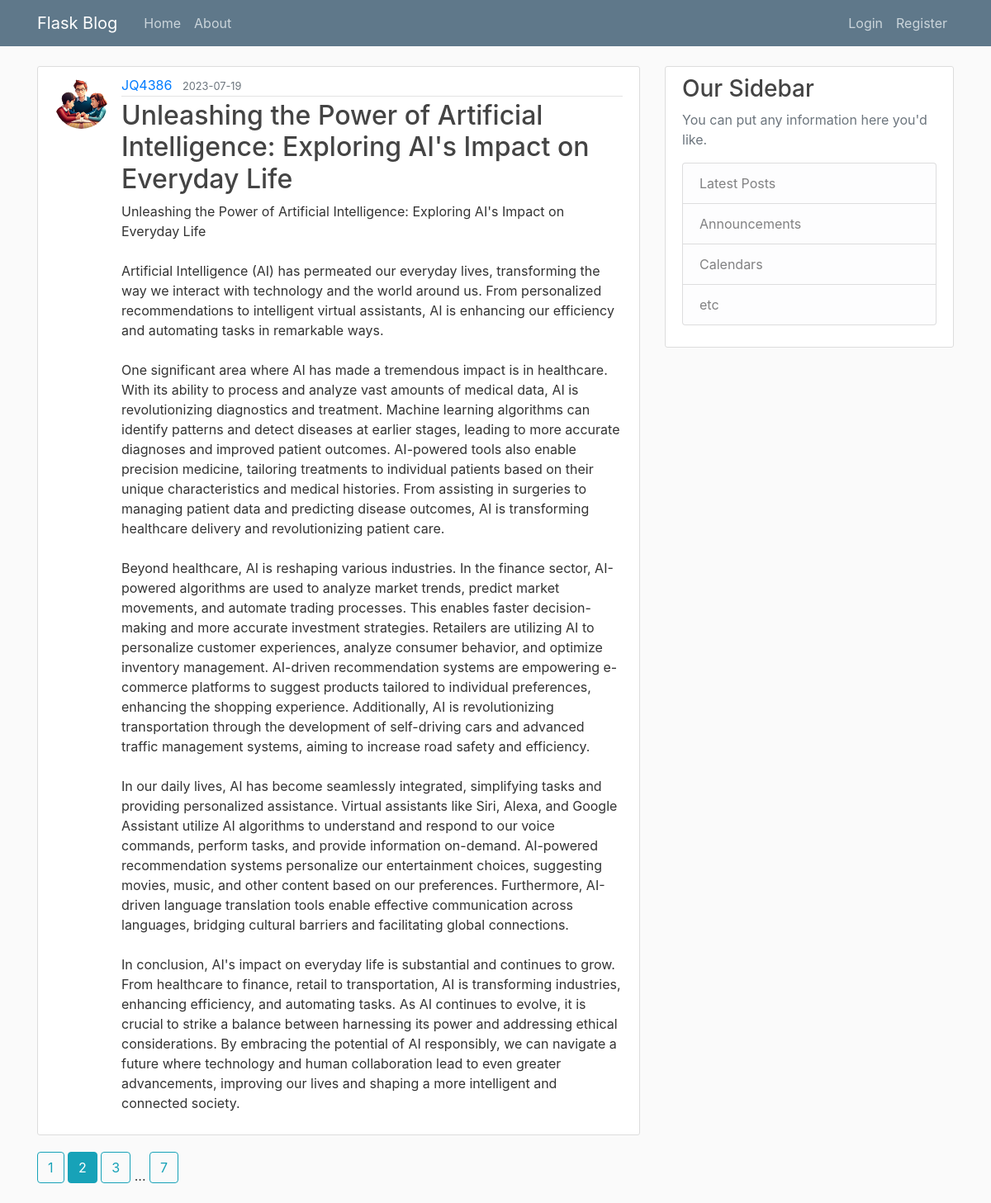
The page /home?page=2 on the database its author committed.
### flaskblog/models.py (models this page shows, shortened)
class Post(db.Model):
    id = db.Column(db.Integer, primary_key=True)
    title = db.Column(db.String(100), nullable=False) # 100 char max, not null
    date_posted = db.Column(db.DateTime, nullable=False, default=datetime.utcnow) # not null, default, always use utc time for consistency
    content = db.Column(db.Text, nullable=False) # not null
    user_id = db.Column(db.Integer, db.ForeignKey('user.id'), nullable=False) # not null

class User(db.Model, UserMixin):
    id = db.Column(db.Integer, primary_key=True)
    username = db.Column(db.String(20), unique=True, nullable=False) # 20 char max, unique, not null
    email = db.Column(db.String(120), unique=True, nullable=False) # 120 char max, unique, not null
    image_file = db.Column(db.String(20), nullable=False, default='default.jpg') # 20 char max, not null, default
    password = db.Column(db.String(60), nullable=False) # 60 char max, not null
    posts = db.relationship('Post', backref='author', lazy=True) # one to many relationship, backref allows us to get user who created post

### flaskblog/routes.py (the view)
@app.route('/')
@app.route('/home')
def home():
    page = request.args.get('page', 1, type=int)
    posts = Post.query.paginate(page=page, per_page=1)
    return render_template('home.html', title='Home', posts=posts)

### flaskblog/templates/home.html
{% extends "layout.html" %}
{% block content %}
    {% for post in posts.items %}
        <article class="media content-section">
          <img class="rounded-circle article-img" src="{{ url_for('static', filename='profile_pics/' + post.author.image_file) }}">
          <div class="media-body">
            <div class="article-metadata">
              <a class="mr-2" href="#">{{ post.author.username }}</a>
              <small class="text-muted">{{ post.date_posted.strftime('%Y-%m-%d') }}</small>
            </div>
            <h2><a class="article-title" href="{{ url_for('post', post_id=post.id) }}">{{ post.title }}</a></h2>
            <p class="article-content">{{ post.content }}</p>
          </div>
        </article>
    {% endfor %}
    {% for page_num in posts.iter_pages(left_edge=1, right_edge=1, left_current=1, right_current=1) %}
        {% if page_num %}
            {% if posts.page == page_num %}
                <a class="btn btn-info mb-4" href="{{ url_for('home', page=page_num) }}">{{ page_num }}</a>
            {% else %}
                <a class="btn btn-outline-info mb-4" href="{{ url_for('home', page=page_num) }}">{{ page_num }}</a>
            {% endif %}
        {% else %}
            ...
        {% endif %}
    {% endfor %}
{% endblock content %}

### flaskblog/static/main.css (style rules this page uses)
body { background: #fafafa; color: #333333; margin-top: 5rem; }
h1, h2, h3, h4, h5, h6 { color: #444444; }
.content-section { background: #ffffff; padding: 10px 20px; border: 1px solid #dddddd; border-radius: 3px; margin-bottom: 20px; }
.article-title { color: #444444; }
.article-content { white-space: pre-line; }
.article-img { height: 65px; width: 65px; margin-right: 16px; }
.article-metadata { padding-bottom: 1px; margin-bottom: 4px; border-bottom: 1px solid #e3e3e3 }

### rows shown on the page
Post: image_file (picture), author.username "JQ4386", date_posted "2023-07-19", title "Unleashing the Power of Artificial Intelligence: Exploring AI's Impact on Everyday Life", content "Unleashing the Power of Artificial Intelligence: Exploring AI's Impact on Everyday Life Artificial Intelligence (AI) has permeated our everyday lives, transforming the way we interact with technology and the world around us. From personalized recommendations to intelligent virtual assistants, AI is enhancing our efficiency and automating tasks in remarkable ways. One significant area where AI has made a tremendous impact is in healthcare. With its ability to process and analyze vast amounts of medical data, AI is revolutionizing diagnostics and treatment. Machine learning algorithms can identify patterns and detect diseases at earlier stages, leading to more accurate diagnoses and improved…"

### other values the page prints
{{ page_num }} "1" "3" "7"
{{ page_num }} "2"
